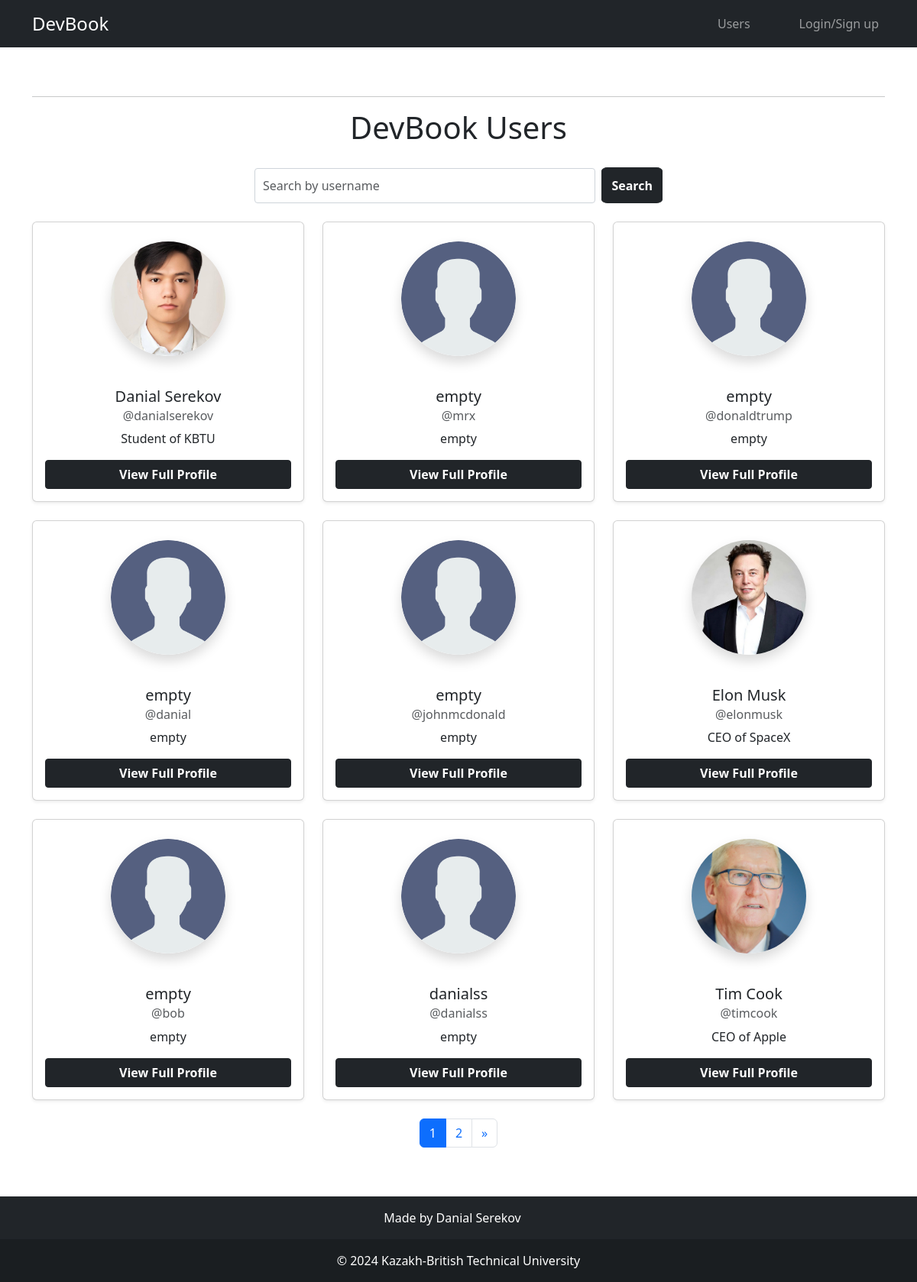
The page / on the database its author committed.
### users/models.py (models this page shows, shortened)
class Profile(models.Model):
    user = models.OneToOneField(User, on_delete=models.CASCADE, null=True, blank=True)
    name = models.CharField(max_length=200, blank=True, null=True)
    email = models.EmailField(max_length=500, blank=True, null=True)
    username = models.CharField(max_length=200, blank=True, null=True)
    location = models.CharField(max_length=200, blank=True, null=True)
    short_intro = models.CharField(max_length=200, blank=True, null=True)
    bio = models.TextField(blank=True, null=True)
    profile_image = models.ImageField(null=True, blank=True, upload_to='profiles/', default='profiles/default.png')
    social_inst = models.CharField(max_length=200, blank=True, null=True)
    social_twitter = models.CharField(max_length=200, blank=True, null=True)
    social_linkedin = models.CharField(max_length=200, blank=True, null=True)
    published_date = models.DateTimeField(auto_now_add=True)
    id = models.UUIDField(default=uuid.uuid4, unique=True,
                          primary_key=True, editable=False)

### users/views.py (the view)
# urls.py: path('', views.profiles, name='profiles'),
def profiles(request):
    profiles, search_query = searchProfiles(request)
    paginator = Paginator(profiles, 9)
    page_number = request.GET.get('page')
    page_obj = paginator.get_page(page_number)
    context = {
        'profiles': profiles,
        'page_obj': page_obj,
        'search_query': search_query
    }
    return render(request, 'users/profiles.html', context)

### users/utils.py (called while the page is built)
def searchProfiles(request):
    search_query = ''
    if request.GET.get('search_query'):
        search_query = request.GET.get('search_query')
    interests = Interests.objects.filter(name__icontains=search_query)
    profiles = Profile.objects.distinct().filter(
        Q(name__icontains=search_query) |
        Q(short_intro__icontains=search_query) |
        Q(interests__in=interests)  # Use `interests` for the reverse ForeignKey relationship
    )
    return profiles, search_query

### users/templates/users/profiles.html (shortened to what this page needs)
{% extends 'main.html' %}
{% block content %}
<div class="container my-5">
    <hr>
    <h1 class="mb-4 text-center">DevBook Users</h1>
    <div class="container">
        <div class="row justify-content-center">
            <div class="col-md-6 mb-4">
                <form class="d-flex" action="{% url 'profiles' %}" method="GET">
                    <div class="form__field flex-grow-1 me-2">
                        <input class="form-control" id="formInput#search" type="text" name="search_query"
                        value="{{ search_query }}" placeholder="Search by username" />
                    </div>
                    <button type="submit" class="btn btn-dark mt-1" style="border-radius: 10%;">Search</button>
                </form>
            </div>
        </div>
    </div>
    <div class="row">
        {% for profile in page_obj %}
        <div class="col-md-4 mb-4">
            <div class="card text-center shadow-sm border-1">
                <div style="height: 200px; display: flex; align-items: center; justify-content: center;">
                    <img src="{{ profile.profile_image.url }}" class="rounded-circle shadow" alt="{{ profile.name|default:'empty' }}" style="height: 150px; width: 150px; object-fit: cover;">
                </div>
                <div class="card-body">
                    <h5 class="card-title">{{ profile.name|default:'empty' }}</h5>
                    <h6 class="card-subtitle mb-2 text-muted">@{{ profile.user.username|default:'empty' }}</h6>
                    <p class="card-text">{{ profile.short_intro|default:'empty' }}</p>
                    <a href="{% url 'profile-page' profile.id %}" class="btn btn-dark w-100">View Full Profile</a>
                </div>
            </div>
        </div>
        {% empty %}
        <div class="col-12">
            <p>No users available.</p>
        </div>
        {% endfor %}
    </div>
    <nav aria-label="Page navigation">
        <ul class="pagination justify-content-center">
            {% for num in page_obj.paginator.page_range %}
                {% if page_obj.number == num %}
                    <li class="page-item active">
                        <span class="page-link">{{ num }}</span>
                    </li>
                {% elif num > page_obj.number|add:'-3' and num < page_obj.number|add:'3' %}
                    <li class="page-item">
                        <a class="page-link" href="?page={{ num }}">{{ num }}</a>
                    </li>
                {% endif %}
            {% endfor %}
            {% if page_obj.has_next %}
                <li class="page-item">
                    <a class="page-link" href="?page={{ page_obj.next_page_number }}" aria-label="Next">
                        <span aria-hidden="true">&raquo;</span>
                    </a>
                </li>
            {% endif %}
        </ul>
    </nav>
</div>
{% endblock %}

### templates/main.html (shortened to what this page needs)
{% load static %}
<!DOCTYPE html>
<html lang="en">
<head>
    <link href="https://cdn.jsdelivr.net/npm/bootstrap@5.3.3/dist/css/bootstrap.min.css" rel="stylesheet">
    <link rel="stylesheet" href="https://cdn.jsdelivr.net/npm/bootstrap-icons@1.11.3/font/bootstrap-icons.min.css">
    <link rel="stylesheet" type="text/css" href="{% static 'styles/main.css' %}">
</head>
<body>
    {% include 'navbar.html' %}
    {% block content %}
    {% endblock content %}
    {% include 'footer.html' %}
</body>
</html>

### templates/navbar.html
<div class="content">
    <nav class="navbar navbar-expand-lg navbar-dark bg-dark">
        <div class="container">
            <a class="navbar-brand" style="font-size:x-large;" href="{% url 'blog-list' %}">DevBook</a>
            <ul class="navbar-nav ms-auto">
                <li class="nav-item me-5">
                    <a class="nav-link d-flex align-items-center" href="{% url 'profiles' %}">Users</a>
                </li>
                {% if request.user.is_authenticated %}
                <li class="nav-item me-5">
                    <a class="nav-link d-flex align-items-center" href="{% url 'account' %}">Account</a>
                </li>
                <li class="nav-item me-5">
                    <a class="nav-link d-flex align-items-center" href="{% url 'inbox' %}">Message</a>
                </li>
                <li class="nav-item">
                    <a class="nav-link d-flex align-items-center" href="{% url 'logout' %}">Logout</a>
                </li>
                {% else %}
                <li class="nav-item">
                    <a class="nav-link d-flex align-items-center" href="{% url 'login' %}">Login/Sign up</a>
                </li>
                {% endif %}
            </ul>
        </div>
    </nav>
</div>

### templates/footer.html (shortened to what this page needs)
<body class="d-flex flex-column min-vh-100">
    <footer class="text-center text-white mt-auto bg-dark">
        <div class="container p-3 pb-0">
            <section>
                <p class="d-flex justify-content-center align-items-center">
                    <span class="me-3">Made by Danial Serekov</span>
                </p>
            </section>
        </div>
        <div class="text-center p-3" style="background-color: rgba(0, 0, 0, 0.2);">
            © 2024 Kazakh-British Technical University
        </div>
    </footer>
</body>

### static/styles/main.css (style rules this page uses)
input[type="text"], input[type="email"], textarea, input[type="file"] { display: block; width: 100%; padding: 10px; margin-top: 5px; border: 1px solid #ced4da; border-radius: 0.25rem; }
.btn { border-radius: 0.25rem; font-weight: bold; }

### rows shown on the page
Profile: profile_image (picture), name "Danial Serekov", user.username "danialserekov", short_intro "Student of KBTU"
Profile: profile_image (placeholder picture), name "empty", user.username "mrx", short_intro "empty"
Profile: profile_image (placeholder picture), name "empty", user.username "donaldtrump", short_intro "empty"
Profile: profile_image (placeholder picture), name "empty", user.username "danial", short_intro "empty"
Profile: profile_image (placeholder picture), name "empty", user.username "johnmcdonald", short_intro "empty"
Profile: profile_image (picture), name "Elon Musk", user.username "elonmusk", short_intro "CEO of SpaceX"
Profile: profile_image (placeholder picture), name "empty", user.username "bob", short_intro "empty"
Profile: profile_image (placeholder picture), name "danialss", user.username "danialss", short_intro "empty"
Profile: profile_image (picture), name "Tim Cook", user.username "timcook", short_intro "CEO of Apple"

### other values the page prints
{{ num }} "1"
{{ num }} "2"
